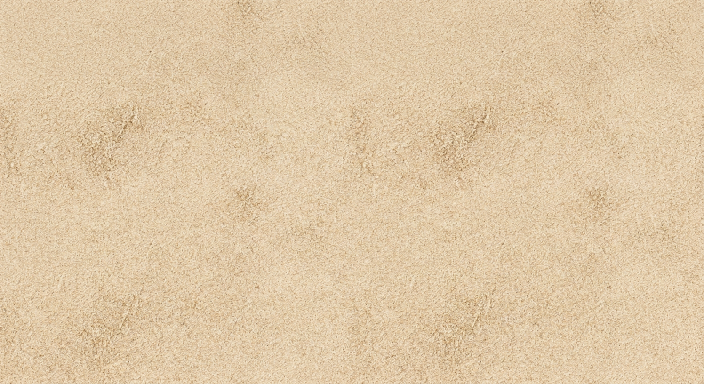
#> input picture ATLAS/texture-sources/sand.png, 1408 x 768 px (shown at 1/2 size); its folder holds 3 pictures in this run
$ python prepare_terrain_textures.py
#> lines starting #> are read from the running program, lines starting #| are printed output that depends on the picture
#!/usr/bin/env python3
"""Prepare temporary repeatable RGBA8 textures from the saved generated PNGs.
Requires Pillow and numpy. The cosine overlap moves the original seams to zero weight.
"""
from pathlib import Path
import numpy as np
from PIL import Image

root = Path(__file__).resolve().parents[1]
n = 512
weights = ((1 - np.cos(2 * np.pi * np.arange(n) / n)) / 2).astype(np.float32)
for name in ('sand', 'ground', 'stone'):
    source = Image.open(root / 'texture-sources' / f'{name}.png').convert('RGB')
#> source is the input picture: PIL image 1408x768 RGB; mean R, G, B 222.8, 199.8, 166.6
    side = min(source.size)
#> side = 768
    left, top = (source.width - side)//2, (source.height - side)//2
#> left = 320; top = 0
    source = source.crop((left,top,left+side,top+side)).resize((n,n), Image.Resampling.LANCZOS)
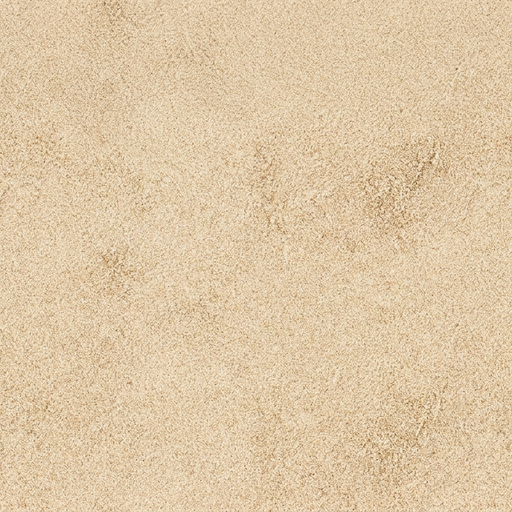
#> source: PIL image 512x512 RGB; mean R, G, B 222.7, 199.7, 166.5
    rgb = np.asarray(source, dtype=np.float32)
    wx = weights[None,:,None]
    wy = weights[:,None,None]
    rgb = rgb * wx + np.roll(rgb, n//2, axis=1) * (1-wx)
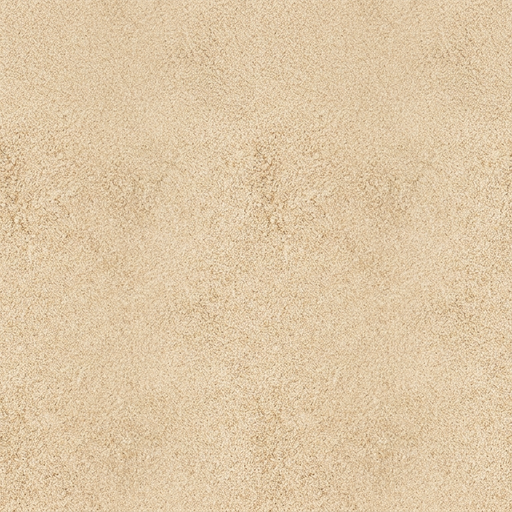
#> rgb: shape (512, 512, 3) float32; mean R, G, B 223.1, 200.2, 167.1
    rgb = rgb * wy + np.roll(rgb, n//2, axis=0) * (1-wy)
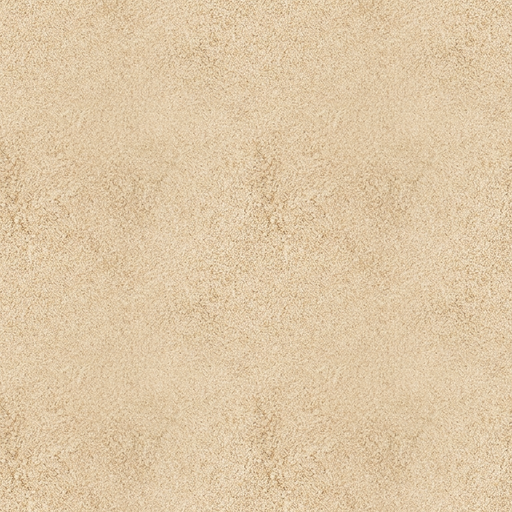
#> rgb: shape (512, 512, 3) float32; mean R, G, B 223.2, 200.4, 167.2
    rgba = np.empty((n,n,4), dtype=np.uint8)
    rgba[:,:,:3] = np.clip(np.rint(rgb), 0, 255).astype(np.uint8)
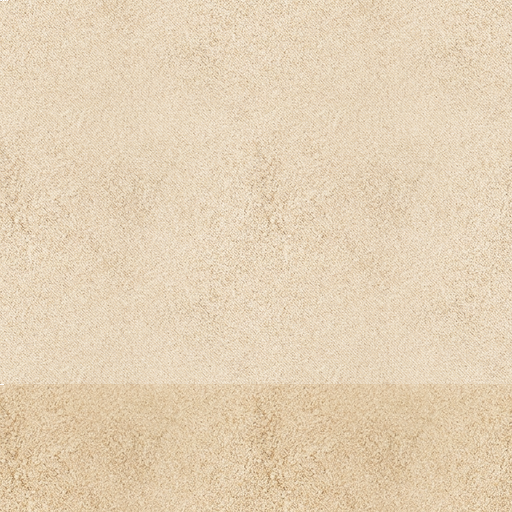
#> rgba: shape (512, 512, 4); mean R, G, B, A 223.2, 200.4, 167.2, 211; transparent parts drawn white
    rgba[:,:,3] = 255
    (root/'app/src/main/assets/textures'/f'{name}.rgba').write_bytes(rgba.tobytes())
#> pass 2 of the loop `for name in ('sand', 'ground', 'stone'):`:
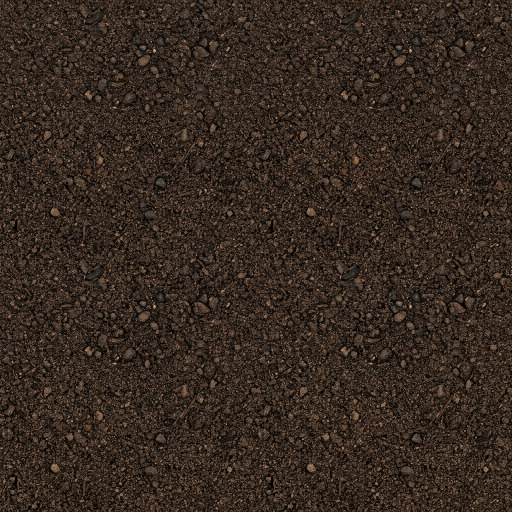
#> input picture ATLAS/texture-sources/ground.png, 1024 x 1024 px (shown at 1/2 size)
#> source is the input picture: PIL image 1024x1024 RGB; mean R, G, B 54.8, 41.9, 32.7
#> `source = source.crop((left,top,left+side,top+side)).resize((n,n), Imag..`:
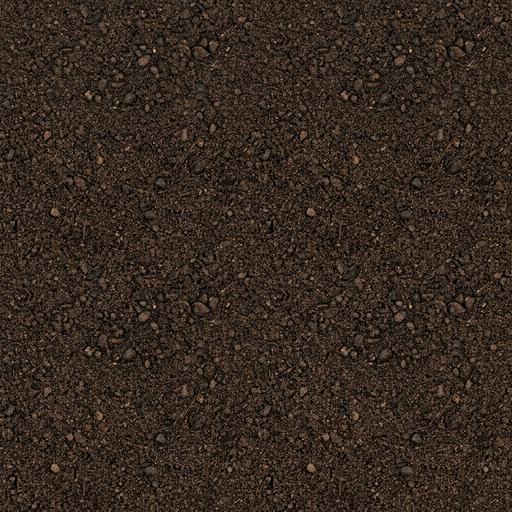
#> source: PIL image 512x512 RGB; mean R, G, B 54.8, 41.9, 32.8
#> `rgba[:,:,:3] = np.clip(np.rint(rgb), 0, 255).astype(np.uint8)`:
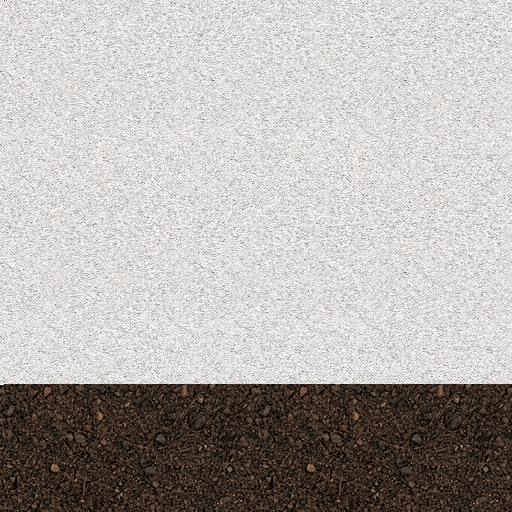
#> rgba: shape (512, 512, 4); mean R, G, B, A 54.7, 41.7, 32.7, 95.5; transparent parts drawn white
#> pass 3 of the loop `for name in ('sand', 'ground', 'stone'):`:
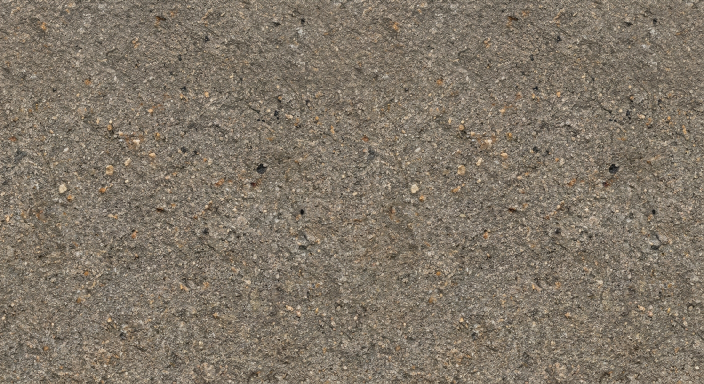
#> input picture ATLAS/texture-sources/stone.png, 1408 x 768 px (shown at 1/2 size)
#> source is the input picture: PIL image 1408x768 RGB; mean R, G, B 128.8, 118, 103.6
#> source: PIL image 512x512 RGB
#> `rgb = rgb * wy + np.roll(rgb, n//2, axis=0) * (1-wy)`:
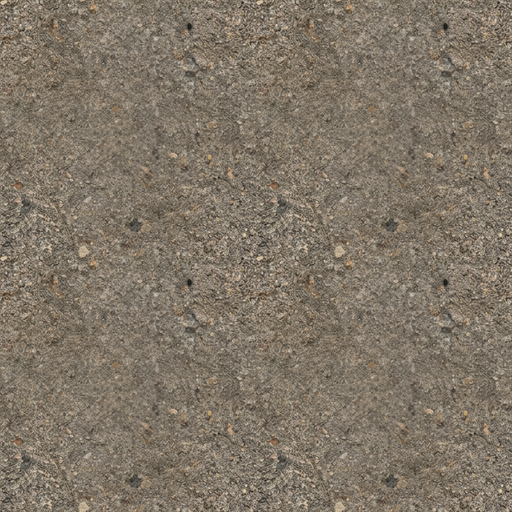
#> rgb: shape (512, 512, 3) float32; mean R, G, B 129.3, 118.4, 103.7
#> `rgba[:,:,:3] = np.clip(np.rint(rgb), 0, 255).astype(np.uint8)`:
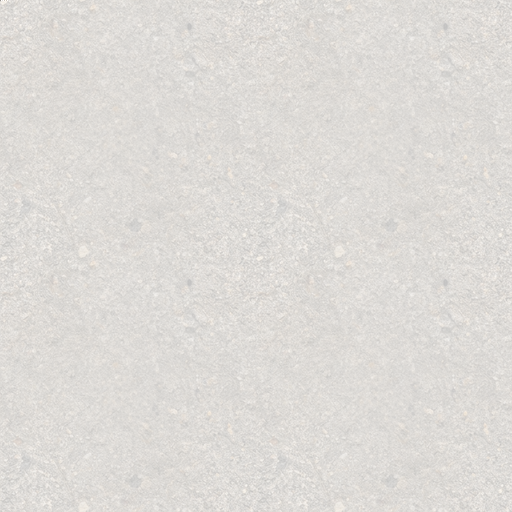
#> rgba: shape (512, 512, 4); mean R, G, B, A 129.3, 118.4, 103.7, 66.3; transparent parts drawn white
